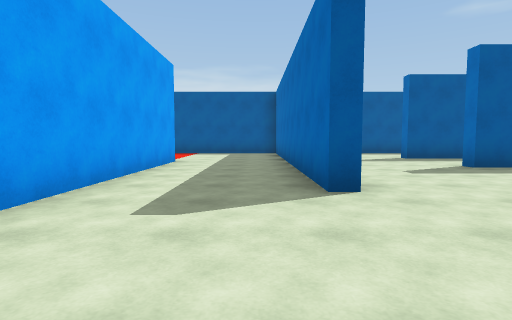
[1] (above)

20 first-person views from a walk through a scene from a Unity 3-D project. The camera is 1.2 m above the floor, tilts 4° down and sees 80° across. The floor is counted in squares, 2 m on a side. Each view is taken from the middle of a square. On the plan, view 1 faces up. The plan holds only what a view shows up to about 9 squares ahead; the rest is blank. The player is left out.

[2]
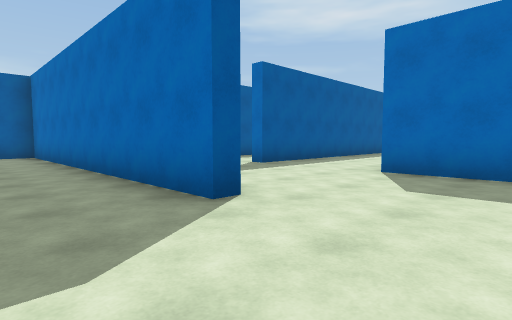

[3]
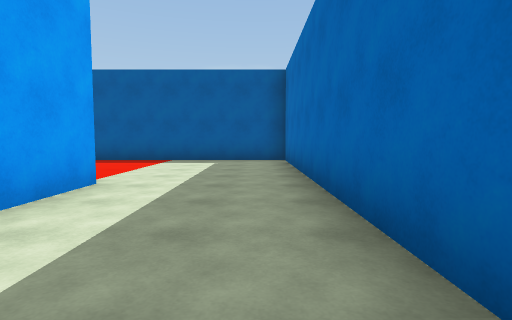

[4]
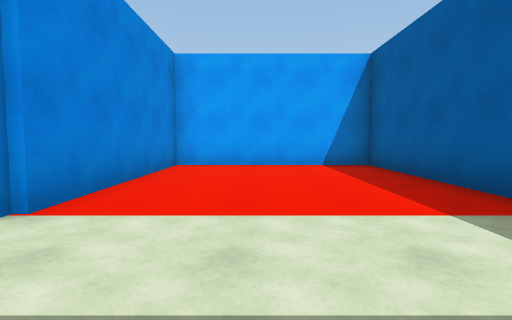

[5]
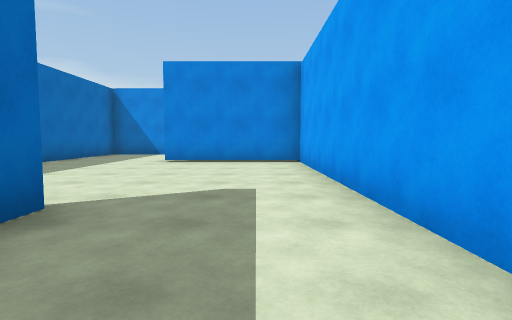

[6]
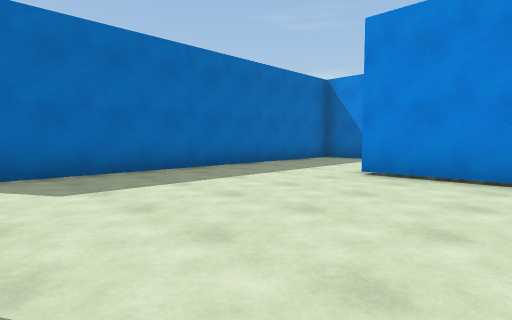

[7]
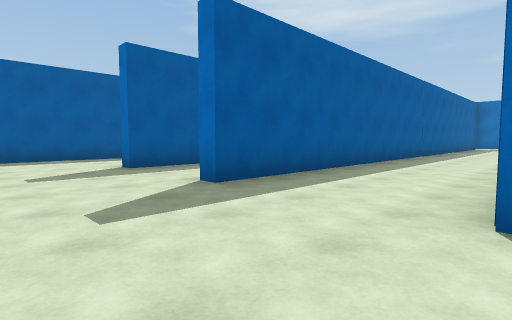

[8]
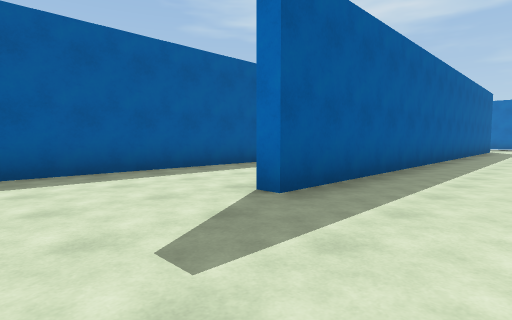

[9]
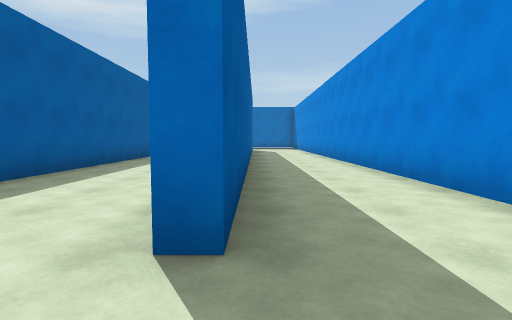

[10]
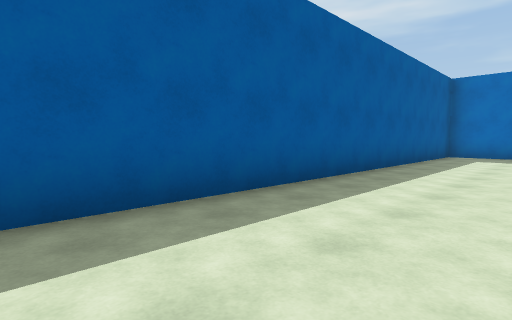

[11]
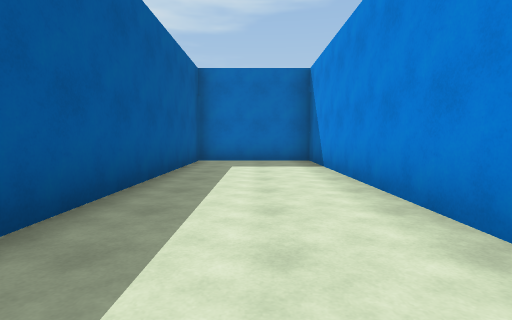

[12]
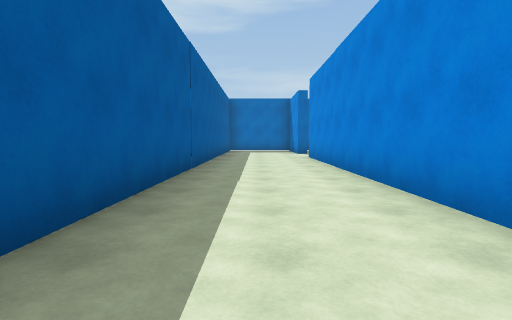

[13]
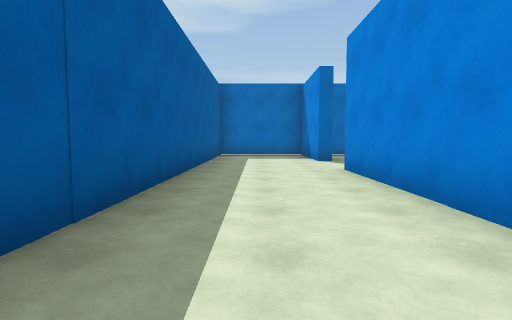

[14]
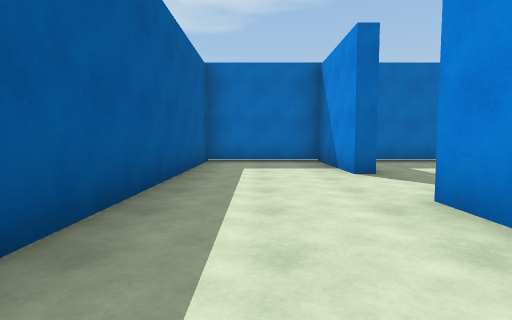

[15]
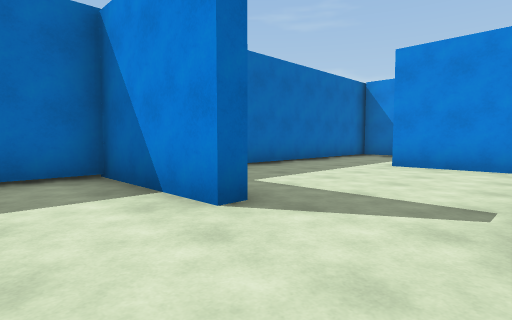

[16]
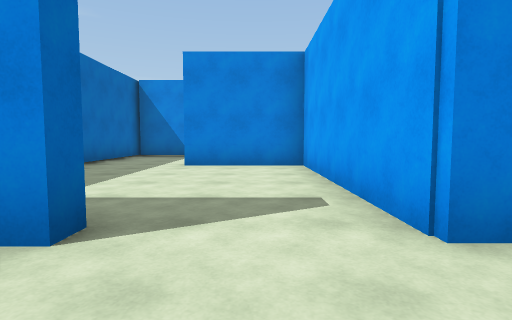

[17]
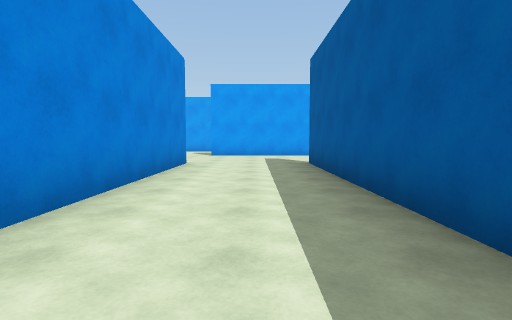

[18]
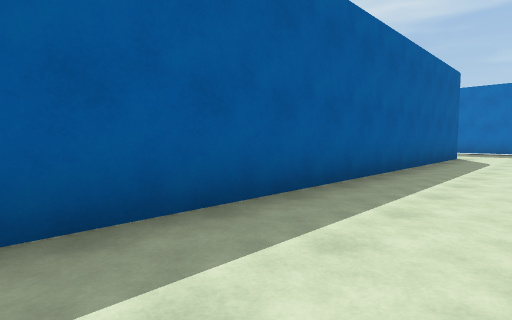

[19]
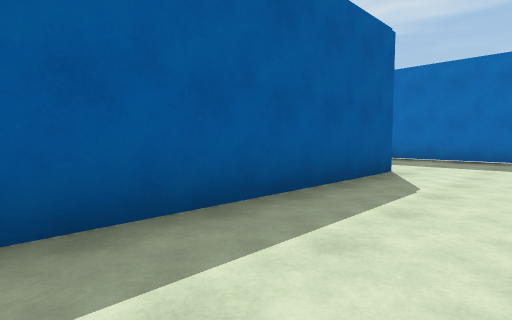

[20]
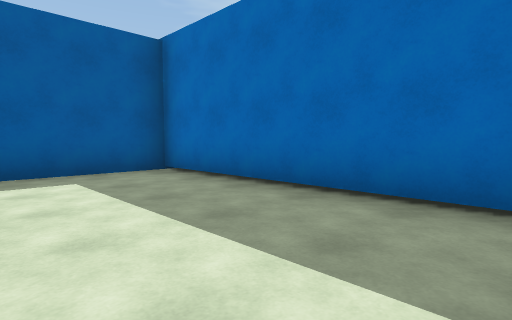

### Floor plan
Points are (right, up) in squares from view 1. A wall is a line through its corners. A room is listed if a view was taken in it or the views show most of it. See-through windows are left out.
Room 1 (views 1, 2, 3, 4, 5, 6, 7)
walls: (1.2, 3.4) (0.8, 3.4) (0.8, 12.6) (-7, 12.6) (-7, 8.2) (-2.1, 8.2) (-2.1, -1.8) (1.4, -1.8); (4.5, -1.4) (4.5, 3.3)
ways out: opening at (2.5, 3.5) to room 2; opening at (2.5, -2)
Room 2 (views 8, 9, 10, 11, 12, 13, 14, 15, 16, 17, 18, 19, 20)
walls: (11.6, 9.5) (18.4, 9.5) (18.4, 12.6) (2.4, 12.6); (5.8, 6.7) (12.1, 6.7); (18.8, 9.2) (4.5, 9.2) (4.5, 9.6); (4.5, 3.3) (16.9, 3.3); (19.1, 2.9) (19.1, 3.3) (22, 3.3) (22, 6.3) (4.5, 6.3) (4.5, 6.8); (22, 7.1) (22, 12.6) (19.4, 12.6)
ways out: opening at (2.5, 3.5) to room 1; opening at (18.5, 3) to room 3
Room 3 (no view inside)
walls: (16.9, 3.3) (16.9, -1.8) (19.6, -1.8); (22, -1.6) (22, 1.9)
ways out: opening at (18.5, 3) to room 2; opening at (20.5, -2)

Positions as (right, up) in squares from view 1, and headings:
1: (0, 0), facing up
2: (-1, 1), facing up-right
3: (0, 4), facing up
4: (0, 10), facing left
5: (-1, 6), facing down
6: (-1, 3), facing down-right
7: (2, 3), facing up-right
8: (2, 7), facing up-right
9: (3, 9), facing right
10: (7, 10), facing up-right
11: (10, 11), facing right
12: (7, 5), facing right
13: (11, 5), facing right
14: (14, 5), facing right
15: (17, 5), facing down-right
16: (18, 5), facing down
17: (12, 5), facing left
18: (8, 7), facing up-right
19: (13, 7), facing up-right
20: (19, 7), facing up-right
